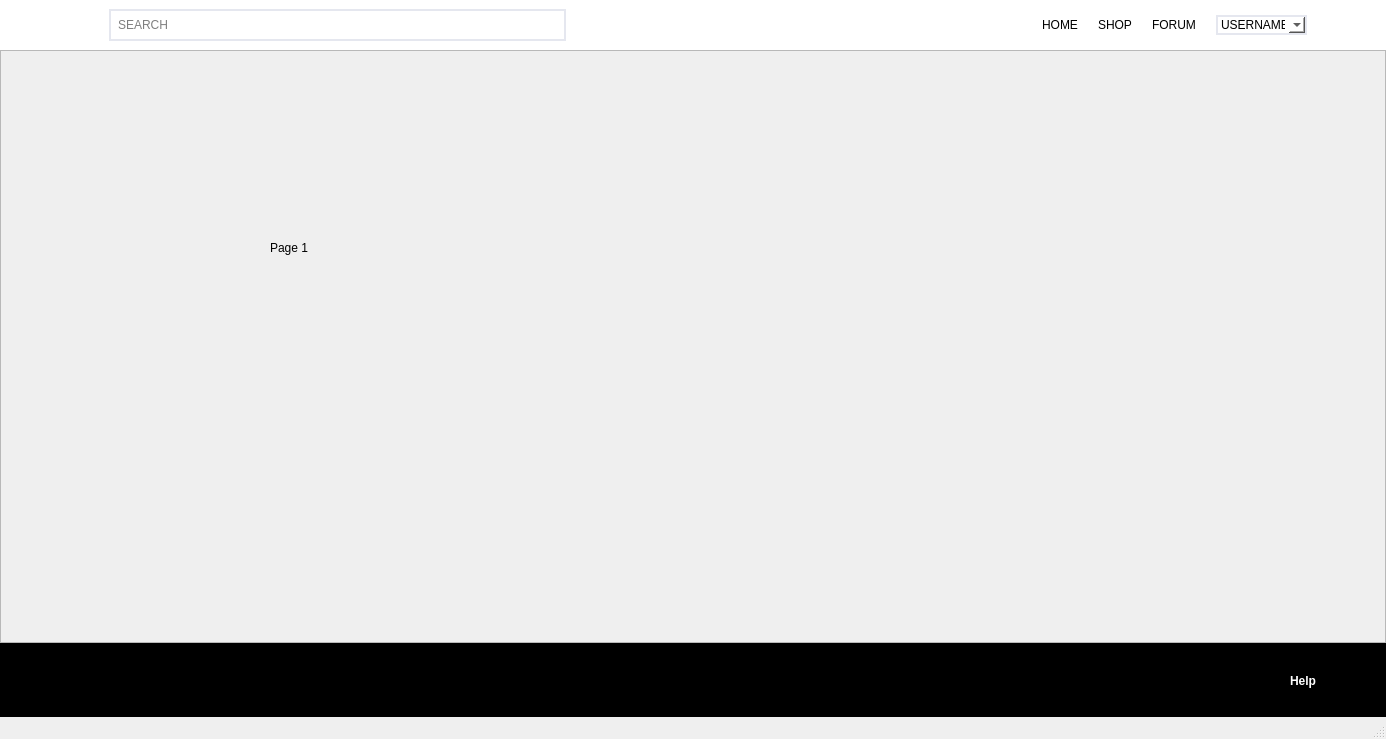
<?xml version="1.0" encoding="UTF-8"?>
<ui version="4.0">
 <class>MainWindow</class>
 <widget class="QMainWindow" name="MainWindow">
  <property name="geometry">
   <rect>
    <x>0</x>
    <y>0</y>
    <width>1386</width>
    <height>739</height>
   </rect>
  </property>
  <property name="windowTitle">
   <string>MainWindow</string>
  </property>
  <widget class="QWidget" name="centralwidget">
   <layout class="QVBoxLayout" name="verticalLayout" stretch="0,8,1">
    <property name="spacing">
     <number>0</number>
    </property>
    <property name="leftMargin">
     <number>0</number>
    </property>
    <property name="topMargin">
     <number>0</number>
    </property>
    <property name="rightMargin">
     <number>0</number>
    </property>
    <property name="bottomMargin">
     <number>0</number>
    </property>
    <item>
     <widget class="QFrame" name="Nav_bar">
      <property name="styleSheet">
       <string notr="true">background-color: rgb(255, 255, 255);
border: none;

</string>
      </property>
      <property name="frameShape">
       <enum>QFrame::StyledPanel</enum>
      </property>
      <property name="frameShadow">
       <enum>QFrame::Raised</enum>
      </property>
      <layout class="QHBoxLayout" name="horizontalLayout" stretch="1,0,0,0,0,0,0,0">
       <property name="spacing">
        <number>20</number>
       </property>
       <item>
        <widget class="QLabel" name="label_3">
         <property name="maximumSize">
          <size>
           <width>80</width>
           <height>20</height>
          </size>
         </property>
         <property name="text">
          <string/>
         </property>
         <property name="pixmap">
          <pixmap>:/images/XPACE_LOGO.png</pixmap>
         </property>
         <property name="scaledContents">
          <bool>true</bool>
         </property>
        </widget>
       </item>
       <item>
        <widget class="QFrame" name="frame_3">
         <property name="styleSheet">
          <string notr="true">border: 2px solid #e5e7ef;</string>
         </property>
         <property name="frameShape">
          <enum>QFrame::StyledPanel</enum>
         </property>
         <property name="frameShadow">
          <enum>QFrame::Raised</enum>
         </property>
         <layout class="QHBoxLayout" name="horizontalLayout_2">
          <property name="spacing">
           <number>0</number>
          </property>
          <property name="leftMargin">
           <number>5</number>
          </property>
          <property name="topMargin">
           <number>5</number>
          </property>
          <property name="rightMargin">
           <number>5</number>
          </property>
          <property name="bottomMargin">
           <number>5</number>
          </property>
          <item>
           <widget class="QLineEdit" name="searchLineEdit">
            <property name="styleSheet">
             <string notr="true">border: none;</string>
            </property>
            <property name="frame">
             <bool>true</bool>
            </property>
            <property name="placeholderText">
             <string>SEARCH</string>
            </property>
           </widget>
          </item>
          <item>
           <widget class="QPushButton" name="searchButton">
            <property name="styleSheet">
             <string notr="true">border:none;</string>
            </property>
            <property name="text">
             <string/>
            </property>
            <property name="icon">
             <iconset>
              <normaloff>search.png</normaloff>search.png</iconset>
            </property>
            <property name="iconSize">
             <size>
              <width>18</width>
              <height>18</height>
             </size>
            </property>
           </widget>
          </item>
         </layout>
        </widget>
       </item>
       <item>
        <spacer name="horizontalSpacer">
         <property name="orientation">
          <enum>Qt::Horizontal</enum>
         </property>
         <property name="sizeType">
          <enum>QSizePolicy::Expanding</enum>
         </property>
         <property name="sizeHint" stdset="0">
          <size>
           <width>40</width>
           <height>20</height>
          </size>
         </property>
        </spacer>
       </item>
       <item>
        <widget class="QPushButton" name="homeButton">
         <property name="font">
          <font>
           <family>Helvetica</family>
          </font>
         </property>
         <property name="styleSheet">
          <string notr="true">QPushButton:hover{
	color: rgb(64,86,255)}</string>
         </property>
         <property name="text">
          <string>HOME</string>
         </property>
        </widget>
       </item>
       <item>
        <widget class="QPushButton" name="shopButton">
         <property name="sizePolicy">
          <sizepolicy hsizetype="Minimum" vsizetype="Fixed">
           <horstretch>0</horstretch>
           <verstretch>0</verstretch>
          </sizepolicy>
         </property>
         <property name="font">
          <font>
           <family>Helvetica</family>
          </font>
         </property>
         <property name="styleSheet">
          <string notr="true">QPushButton:hover{
	color: rgb(64,86,255)}</string>
         </property>
         <property name="text">
          <string>SHOP</string>
         </property>
        </widget>
       </item>
       <item>
        <widget class="QPushButton" name="forumButton">
         <property name="font">
          <font>
           <family>Helvetica</family>
          </font>
         </property>
         <property name="styleSheet">
          <string notr="true">QPushButton:hover{
	color: rgb(64,86,255)}</string>
         </property>
         <property name="text">
          <string>FORUM</string>
         </property>
        </widget>
       </item>
       <item>
        <widget class="QComboBox" name="comboBox">
         <property name="enabled">
          <bool>true</bool>
         </property>
         <property name="font">
          <font>
           <family>Helvetica</family>
           <weight>50</weight>
           <bold>false</bold>
          </font>
         </property>
         <property name="styleSheet">
          <string notr="true">border: 2px solid #e5e7ef;</string>
         </property>
         <item>
          <property name="text">
           <string>USERNAME</string>
          </property>
         </item>
         <item>
          <property name="text">
           <string>Settings</string>
          </property>
         </item>
         <item>
          <property name="text">
           <string>Payment</string>
          </property>
         </item>
         <item>
          <property name="text">
           <string>Log out</string>
          </property>
         </item>
        </widget>
       </item>
       <item>
        <widget class="QFrame" name="cartFrame">
         <property name="toolTip">
          <string/>
         </property>
         <property name="styleSheet">
          <string notr="true"/>
         </property>
         <property name="frameShape">
          <enum>QFrame::StyledPanel</enum>
         </property>
         <property name="frameShadow">
          <enum>QFrame::Raised</enum>
         </property>
         <layout class="QVBoxLayout" name="verticalLayout_2">
          <item>
           <widget class="QPushButton" name="cartButton">
            <property name="toolTip">
             <string>Shopping Cart</string>
            </property>
            <property name="toolTipDuration">
             <number>10</number>
            </property>
            <property name="styleSheet">
             <string notr="true">QPushButton {
	background-color: rbg(130,170,90);
	border:none;
	color: rgb(226,234,216);
	
}

</string>
            </property>
            <property name="text">
             <string/>
            </property>
            <property name="icon">
             <iconset>
              <normaloff>shopping-bag.png</normaloff>shopping-bag.png</iconset>
            </property>
            <property name="iconSize">
             <size>
              <width>19</width>
              <height>19</height>
             </size>
            </property>
            <property name="checkable">
             <bool>true</bool>
            </property>
           </widget>
          </item>
         </layout>
        </widget>
       </item>
      </layout>
     </widget>
    </item>
    <item>
     <widget class="QFrame" name="frame">
      <property name="toolTip">
       <string/>
      </property>
      <property name="toolTipDuration">
       <number>-1</number>
      </property>
      <property name="frameShape">
       <enum>QFrame::StyledPanel</enum>
      </property>
      <property name="frameShadow">
       <enum>QFrame::Raised</enum>
      </property>
      <layout class="QGridLayout" name="gridLayout">
       <item row="0" column="0">
        <widget class="QStackedWidget" name="stackedWidget">
         <property name="currentIndex">
          <number>1</number>
         </property>
         <widget class="QWidget" name="page_3"/>
         <widget class="QWidget" name="page_4">
          <widget class="QLabel" name="label">
           <property name="geometry">
            <rect>
             <x>260</x>
             <y>180</y>
             <width>60</width>
             <height>16</height>
            </rect>
           </property>
           <property name="text">
            <string>Page 1</string>
           </property>
          </widget>
         </widget>
         <widget class="QWidget" name="page_5">
          <widget class="QLabel" name="label_2">
           <property name="geometry">
            <rect>
             <x>350</x>
             <y>210</y>
             <width>60</width>
             <height>16</height>
            </rect>
           </property>
           <property name="text">
            <string>Page 2</string>
           </property>
          </widget>
         </widget>
        </widget>
       </item>
      </layout>
     </widget>
    </item>
    <item>
     <widget class="QFrame" name="frame_2">
      <property name="styleSheet">
       <string notr="true">background-color: rgb(0,0,0);
</string>
      </property>
      <property name="frameShape">
       <enum>QFrame::StyledPanel</enum>
      </property>
      <property name="frameShadow">
       <enum>QFrame::Raised</enum>
      </property>
      <widget class="QLabel" name="instaIcon">
       <property name="geometry">
        <rect>
         <x>40</x>
         <y>23</y>
         <width>21</width>
         <height>21</height>
        </rect>
       </property>
       <property name="sizePolicy">
        <sizepolicy hsizetype="Minimum" vsizetype="Minimum">
         <horstretch>0</horstretch>
         <verstretch>0</verstretch>
        </sizepolicy>
       </property>
       <property name="text">
        <string/>
       </property>
       <property name="pixmap">
        <pixmap>instagram.png</pixmap>
       </property>
       <property name="scaledContents">
        <bool>true</bool>
       </property>
      </widget>
      <widget class="QLabel" name="tweetIcon">
       <property name="geometry">
        <rect>
         <x>90</x>
         <y>26</y>
         <width>21</width>
         <height>21</height>
        </rect>
       </property>
       <property name="sizePolicy">
        <sizepolicy hsizetype="Minimum" vsizetype="Minimum">
         <horstretch>0</horstretch>
         <verstretch>0</verstretch>
        </sizepolicy>
       </property>
       <property name="text">
        <string/>
       </property>
       <property name="pixmap">
        <pixmap>twitter.png</pixmap>
       </property>
       <property name="scaledContents">
        <bool>true</bool>
       </property>
      </widget>
      <widget class="QLabel" name="helpLabel">
       <property name="geometry">
        <rect>
         <x>1290</x>
         <y>30</y>
         <width>41</width>
         <height>16</height>
        </rect>
       </property>
       <property name="font">
        <font>
         <weight>75</weight>
         <bold>true</bold>
        </font>
       </property>
       <property name="styleSheet">
        <string notr="true">color: #FFFFFF;</string>
       </property>
       <property name="text">
        <string>Help</string>
       </property>
      </widget>
      <widget class="QLabel" name="chatIcon">
       <property name="geometry">
        <rect>
         <x>1240</x>
         <y>10</y>
         <width>41</width>
         <height>41</height>
        </rect>
       </property>
       <property name="text">
        <string/>
       </property>
       <property name="pixmap">
        <pixmap>chat.png</pixmap>
       </property>
       <property name="scaledContents">
        <bool>true</bool>
       </property>
      </widget>
     </widget>
    </item>
   </layout>
  </widget>
  <widget class="QMenuBar" name="menubar">
   <property name="geometry">
    <rect>
     <x>0</x>
     <y>0</y>
     <width>1386</width>
     <height>22</height>
    </rect>
   </property>
  </widget>
  <widget class="QStatusBar" name="statusbar"/>
 </widget>
 <resources>
  <include location="resources.qrc"/>
 </resources>
 <connections/>
</ui>
